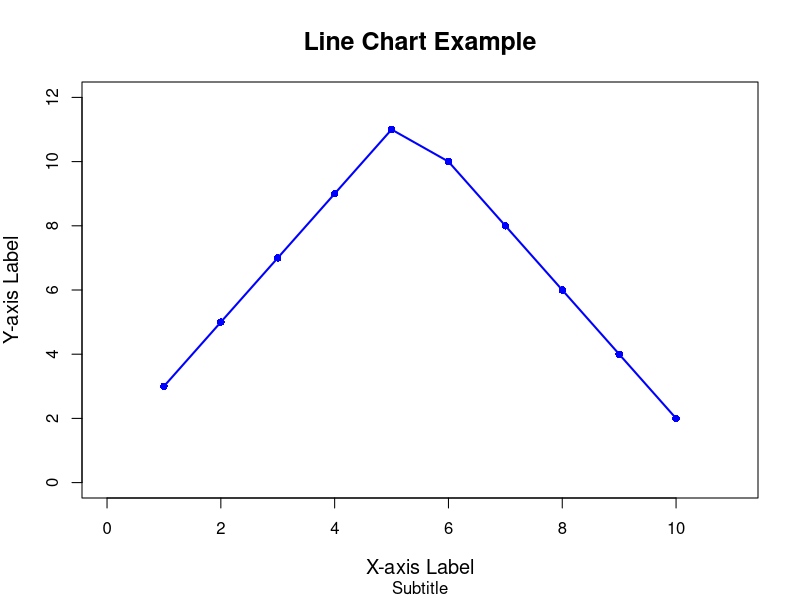
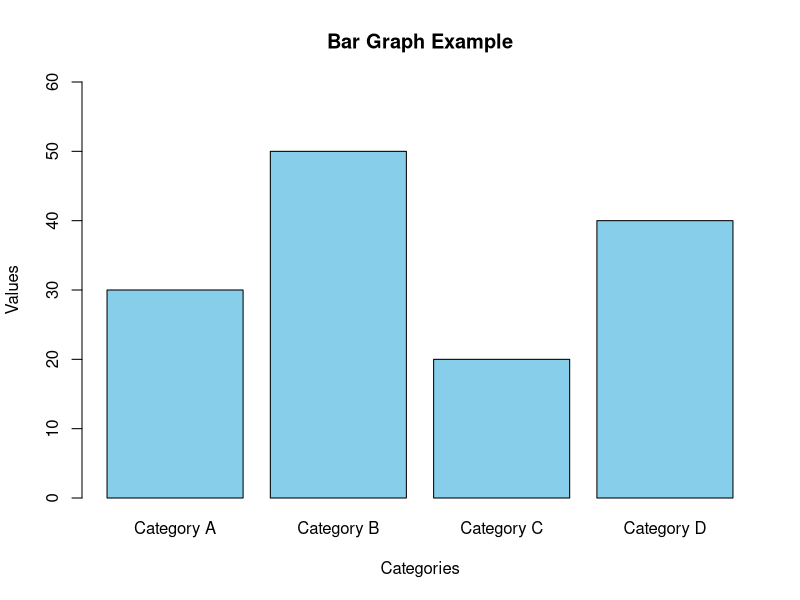
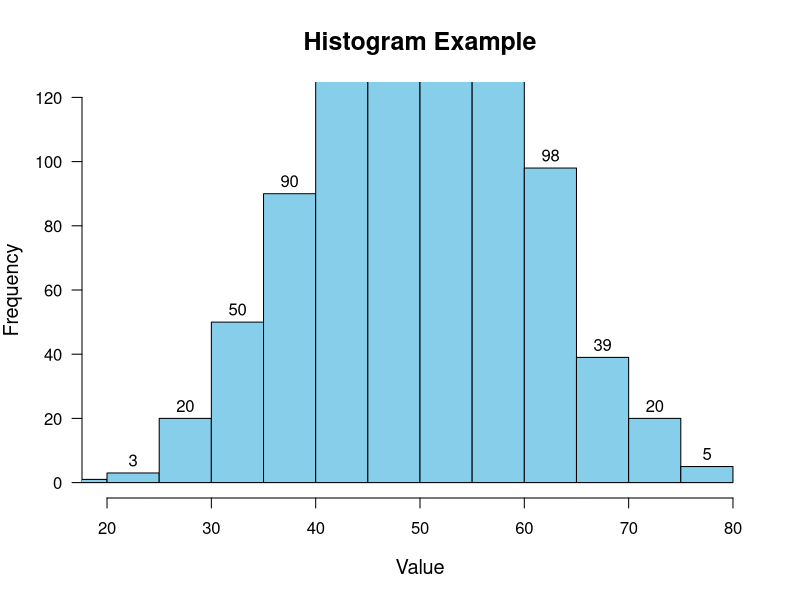
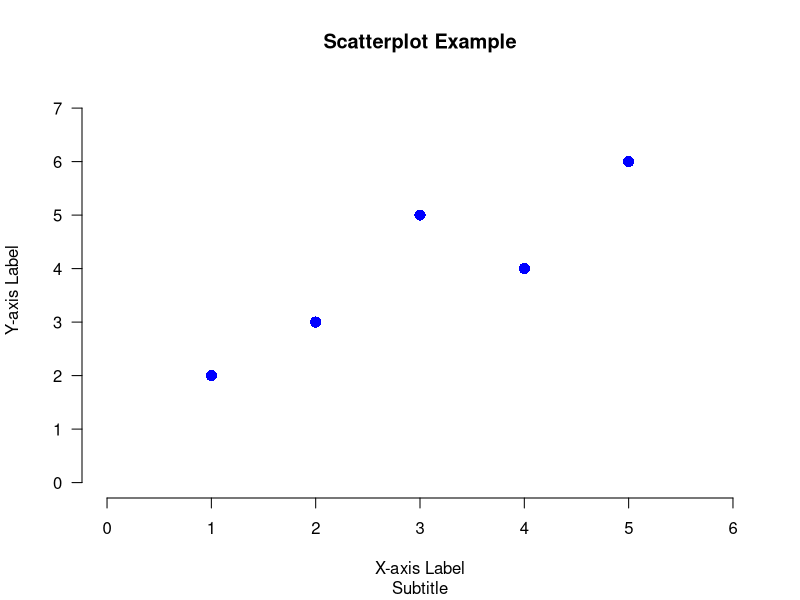
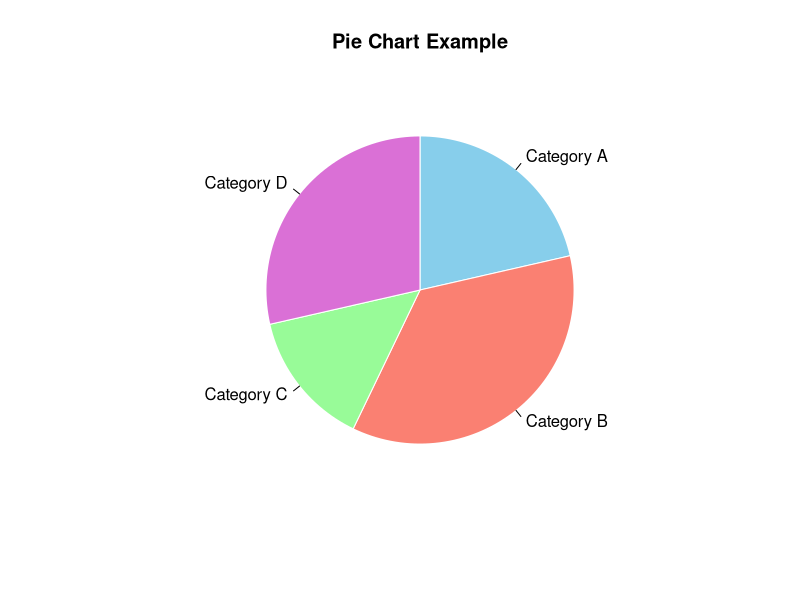
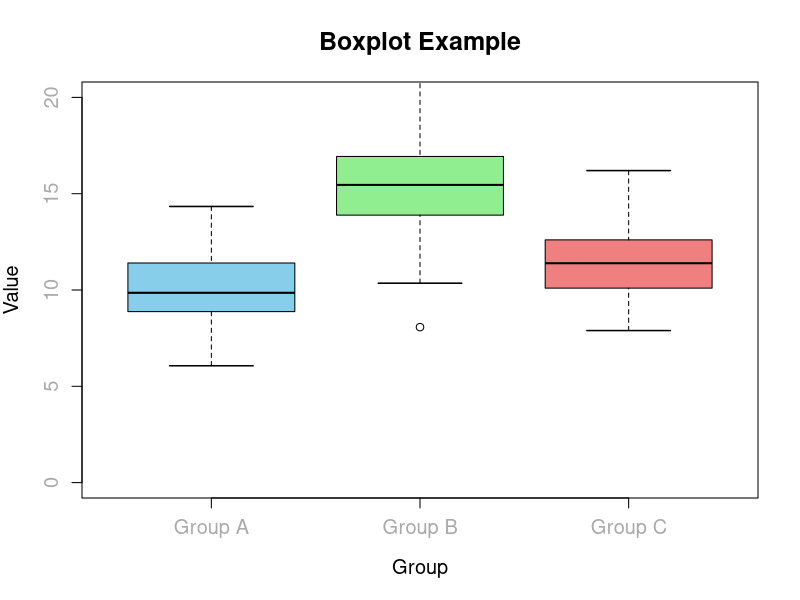
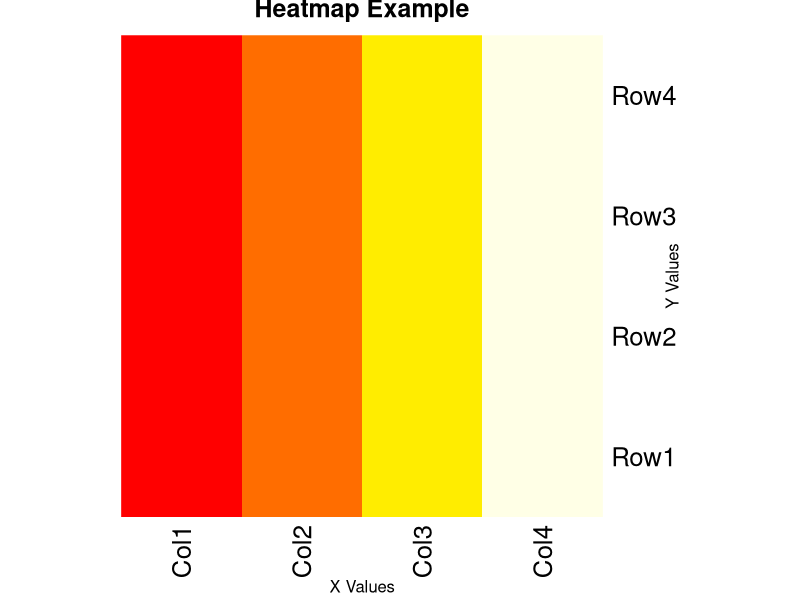

Generate these figures, in order, with R:
# Sample data
x <- 1:10
y <- c(3, 5, 7, 9, 11, 10, 8, 6, 4, 2)

# Create a line chart
plot(x, y, type = "o", col = "blue", pch = 16, lty = 1, lwd = 2,
     main = "Line Chart Example", xlab = "X-axis Label", ylab = "Y-axis Label",
     xlim = c(0, 11), ylim = c(0, 12), 
     sub = "Subtitle",
     cex.main = 1.5, cex.lab = 1.2, cex.sub = 1,
     bg = "lightgray", cex = 1, 
     axes = TRUE, frame.plot = TRUE)

# Sample data
categories <- c("Category A", "Category B", "Category C", "Category D")
values <- c(30, 50, 20, 40)

# Create a bar plot
barplot(values, names.arg = categories, 
        col = "skyblue",  # Bar color
        main = "Bar Graph Example",  # Title
        xlab = "Categories",  # X-axis label
        ylab = "Values",  # Y-axis label
        ylim = c(0, max(values) * 1.2),  # Y-axis limits
        border = "black"  # Border color
)

# Sample data
data <- rnorm(1000, mean = 50, sd = 10)

# Create a histogram
hist(data,
     breaks = 20,                   # Number of bins
     col = "skyblue",              # Fill color of bars
     border = "black",             # Border color of bars
     main = "Histogram Example",   # Title
     xlab = "Value",               # X-axis label
     ylab = "Frequency",           # Y-axis label
     xlim = c(20, 80),             # X-axis limits
     ylim = c(0, 120),             # Y-axis limits
     axes = TRUE,                  # Display axes
     labels = TRUE,                # Display axis labels
     las = 1,                      # Label orientation
     cex.main = 1.5,               # Title size
     cex.lab = 1.2,                # Axis label size
     cex.axis = 1.0                # Tick mark size
)

# Sample data
x <- c(1, 2, 3, 4, 5)
y <- c(2, 3, 5, 4, 6)

# Create a scatterplot
plot(x, y, 
     main = "Scatterplot Example",  # Title
     xlab = "X-axis Label",  # X-axis label
     ylab = "Y-axis Label",  # Y-axis label
     xlim = c(0, max(x) * 1.2),  # X-axis limits
     ylim = c(0, max(y) * 1.2),  # Y-axis limits
     col = "blue",  # Point color
     pch = 16,  # Point shape (solid circle)
     cex = 1.5,  # Point size
     bg = "red",  # Point background color
     sub = "Subtitle",  # Subtitle
     las = 1,  # Axis label orientation (horizontal)
     bty = "n"  # Turn off box around the plot
)

# Sample data
categories <- c("Category A", "Category B", "Category C", "Category D")
values <- c(30, 50, 20, 40)
colors <- c("skyblue", "salmon", "palegreen", "orchid")

# Create a pie chart
pie(values, labels = categories, 
    col = colors,  # Slice colors
    main = "Pie Chart Example",  # Title
    clockwise = TRUE,  # Direction of slices (clockwise)
    init.angle = 90,  # Starting angle (90 degrees)
    border = "white",  # Slice border color
    # Explode slices (separation from center)
)


# Sample data
set.seed(123)  # For reproducibility
data <- data.frame(
  Group = rep(c("Group A", "Group B", "Group C"), each = 50),
  Value = c(rnorm(50, mean = 10, sd = 2),
            rnorm(50, mean = 15, sd = 3),
            rnorm(50, mean = 12, sd = 2))
)

# Create boxplot
boxplot(Value ~ Group, 
        data = data,
        outline = TRUE,  # Show outliers
        col = c("skyblue", "lightgreen", "lightcoral"),  # Box colors
        border = "black",  # Border color
        main = "Boxplot Example",  # Title
        xlab = "Group",  # X-axis label
        ylab = "Value",  # Y-axis label
        ylim = c(0, 20),  # Y-axis limits
        staplelwd = 1.5,  # Staple line width
        medlwd = 2,  # Median line width
        cex.axis = 1.2,  # Axis label size
        cex.lab = 1.2,  # Axis title size
        cex.main = 1.5,  # Title size
        col.axis = "darkgray"  # Axis color
)


# Example data
data_matrix <- matrix(
  c(1, 2, 3, 4,
    2, 3, 4, 5,
    3, 4, 5, 6,
    4, 5, 6, 7),
  nrow = 4,
  byrow = TRUE
)

# Row and column labels
row_names <- c("Row1", "Row2", "Row3", "Row4")
col_names <- c("Col1", "Col2", "Col3", "Col4")

# Create heatmap
heatmap(data_matrix,
        Rowv = NA,  # Disable row clustering
        Colv = NA,  # Disable column clustering
        col = heat.colors(20),  # Color scheme
        xlab = "X Values",  # X-axis label
        ylab = "Y Values",  # Y-axis label
        main = "Heatmap Example",  # Title
        labRow = row_names,  # Row labels
        labCol = col_names  # Column labels
)